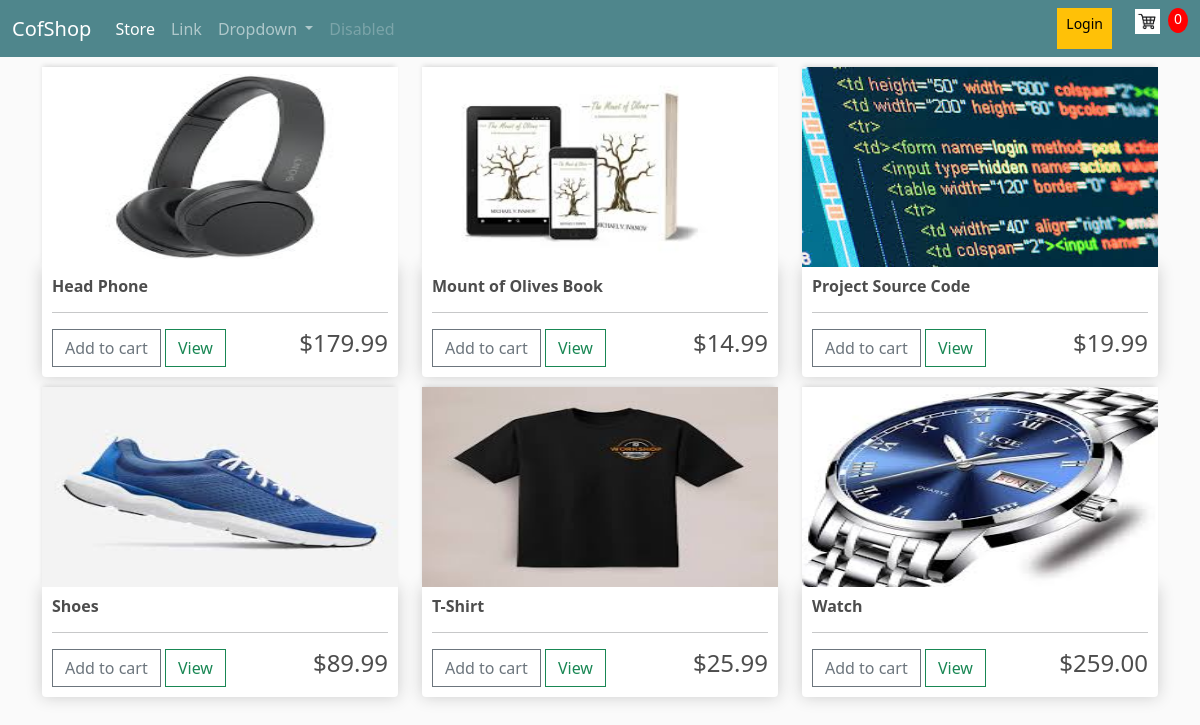
The page / on the database its author committed.
### store/models.py (models this page shows, shortened)
class Product(models.Model):
    name= models.CharField(max_length=200, null=True)
    price=models.FloatField()
    digital= models.BooleanField(default=False,null=True,blank=True)
    image=models.ImageField(blank=True,null=True,upload_to='product/')
    @property
    def imageURL(self):
        try:
            url=self.image.url
        except:
            url=''
        return url

### store/views.py (the view)
# urls.py: path('',include('store.urls'))
def store(request):
    if request.user.is_authenticated:
        customer = request.user.customer
        order,created=Order.objects.get_or_create(customer=customer,complete=False)
        items = order.orderitem_set.all()
        cartItems=order.get_cart_quantity
    else:
        items = []
        order ={'get_cart_total':0,'get_cart_quantity':0}
        cartItems=order['get_cart_quantity']
    products =Product.objects.all().order_by('name')
    return render(request, 'store/store.html',{'products':products,'cartItems':cartItems})

### store/templates/store/store.html (shortened to what this page needs)
{% extends "store/base.html" %}
{% load static %}
{% block content %}
<div class="row">
    {% for product in products  %}
    <div class="col-lg-4">
         <img class="thumbnail" src="{{product.imageURL}}" alt="">
        <div class="box-element product">
            <h6><strong>{{product.name}}</strong></h6>
            <hr>
            <button class="btn btn-outline-secondary add-btn update-cart"  data-product="{{product.id}}" data-action="add" >Add to cart</button>
            <a href="#" class="btn btn-outline-success">View</a>
            <h4 style="display:inline-block; float:right; "> ${{product.price|floatformat:2}}</h4>
        </div>
    </div>
    {% endfor %}
</div>
{% endblock content %}

### static/css/main.css (style rules this page uses)
body { background-color: hsl(0, 0%, 98%); }
h1,h2,h3,h4,h5,h6 { color:hsl(0, 0%, 30%); }
.box-element { box-shadow:hsl(0, 0%, 80%) 0 0 16px; background-color: #fff; border-radius: 4px; padding: 10px; }
.thumbnail { width: 100%; height: 200px; -webkit-box-shadow: -1px -3px 5px -2px rgba(214,214,214,1); -moz-box-shadow: -1px -3px 5px -2px rgba(214,214,214,1); box-shadow: -1px -3px 5px -2px rgba(214,214,214,1); }
.product { border-radius: 0 0 4px 4px; }
.col-lg-4, .col-lg-6, .col-lg-8, .col-lg-12 { margin-top: 10px; }
.btn { border-radius: 0; }

### rows shown on the page
Product: imageURL (picture), name "Head Phone", price "179.99"
Product: imageURL (picture), name "Mount of Olives Book", price "14.99"
Product: imageURL (picture), name "Project Source Code", price "19.99"
Product: imageURL (picture), name "Shoes", price "89.99"
Product: imageURL (picture), name "T-Shirt", price "25.99"
Product: imageURL (picture), name "Watch", price "259.00"

### other values the page prints
{{ cartItems }} "0"
